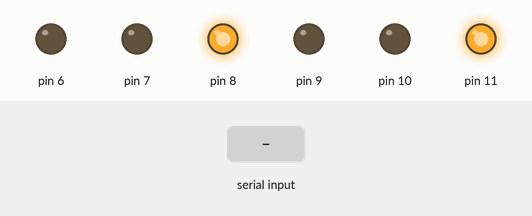
Bench run of a sketch on a simulated Arduino Uno, built with avr-gcc and run on an emulated ATmega328P. On the bench: output pins drawn as LEDs (lit = HIGH). The test bench sets the inputs (shaded band).

Above: at 1.2 s.
1.3 s: "1" received over Serial
At 2.4 s:
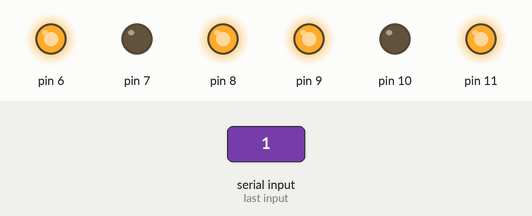
2.8 s: "2" received over Serial
At 3.6 s:
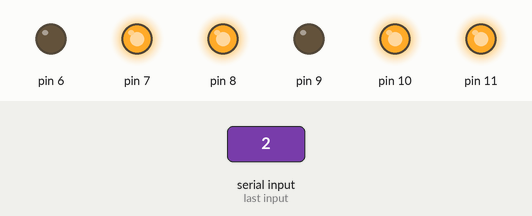
4.3 s: "3" received over Serial
At 4.7 s:
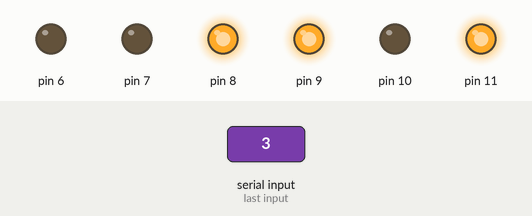
6.3 s: "4" received over Serial
At 6.7 s:
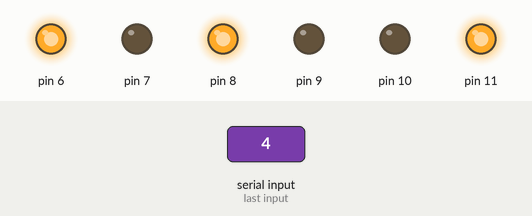
Timing chart, 0 to 9.3 s (numbered marks = the images above; inputs shaded):
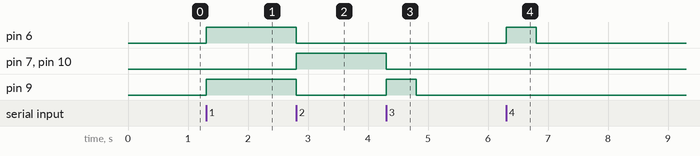

The sketch:

app.ino
```cpp
class motor
{
public:
    int p1, p2, e;

    void pinout(int p1, int p2, int e)
    {
        this->p1 = p1;
        this->p2 = p2;
        this->e = e;
    }
    void setup()
    {
        pinMode(p1, OUTPUT);
        pinMode(p2, OUTPUT);
        pinMode(e, OUTPUT);
        digitalWrite(p1, LOW);
        digitalWrite(p2, LOW);
        digitalWrite(e, HIGH);
    }

    void c()
    {
        digitalWrite(p1, HIGH);
        digitalWrite(p2, LOW);
    }
    void ac()
    {
        digitalWrite(p1, LOW);
        digitalWrite(p2, HIGH);
    }
    void stop()
    {
        digitalWrite(p1, LOW);
        digitalWrite(p2, LOW);
    }
};

class car
{
public:
    motor lm, rm;

    car() : lm(), rm()
    {
    }

    void setlm(int p1, int p2, int e)
    {
        // lm = new motor();
        lm.pinout(p1, p2, e);
        lm.setup();
    }
    void setrm(int p1, int p2, int e)
    {
        // rm = new motor();
        rm.pinout(p1, p2, e);
        rm.setup();
    }

    void f()
    {
        lm.c();
        rm.c();
    }
    void b()
    {
        lm.ac();
        rm.ac();
    }
    void r()
    {
        rm.stop();
        lm.c();
        delay(500);
        lm.stop();
    }
    void l()
    {
        lm.stop();
        rm.c();
        delay(500);
        rm.stop();
    }
    void s()
    {
        lm.stop();
        rm.stop();
    }
};

car c;
char t;
void setup()
{
    c.setlm(6, 7, 8);
    c.setrm(9, 10, 11);
Serial.begin(9600);
}

void loop()
{
    if (Serial.available())
    {
        t = Serial.read();
        switch (t)
        {
        case '1':
            c.f();
            break;
        case '2':
            c.b();
            break;
        case '3':
            c.l();
            break;
        case '4':
            c.r();
            break;
        case '5':
            c.s();
            break;
        }
    }
}
```

Measured:
- after the input at 1.3 s, pin 6, pin 9: LOW → HIGH at once
- after the input at 2.8 s, pin 6, pin 9: HIGH → LOW at once; pin 7, pin 10: LOW → HIGH at once
- after the input at 4.3 s, pin 7, pin 10: HIGH → LOW at once; pin 9: LOW → HIGH at once, → LOW 0.50 s later
- after the input at 6.3 s, pin 6: LOW → HIGH at once, → LOW 0.50 s later
